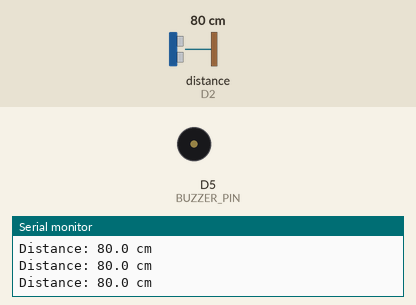
Bench run of a sketch on a simulated ESP8266 (NodeMCU). Parts: buzzer (waves = sounding, pin HIGH), the last lines printed to the serial monitor. Wiring (inferred from the names in the program): ultrasonic range finder: trigger D1; echo D2. The inputs (shaded band) are chosen by the test bench; at power-on: distance to the obstacle (sensor on D2) 80 cm. The echo pulse lasts 58.3 µs per cm; pins used as bus, display or sensor lines are not drawn.

Above: at 1.7 s.
1.8 s: distance to the obstacle (sensor on D2) set to 6 cm
3.3 s: distance to the obstacle (sensor on D2) set to 3 cm
At 4.2 s:
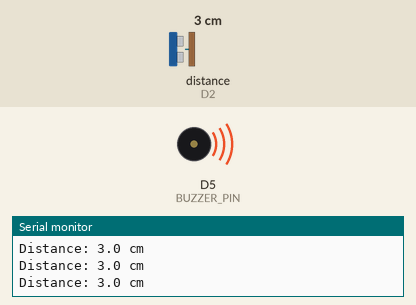
4.8 s: distance to the obstacle (sensor on D2) set to 9 cm
At 5.8 s:
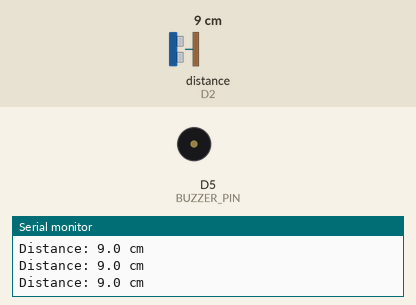
6.3 s: distance to the obstacle (sensor on D2) set to 2 cm
At 7.4 s:
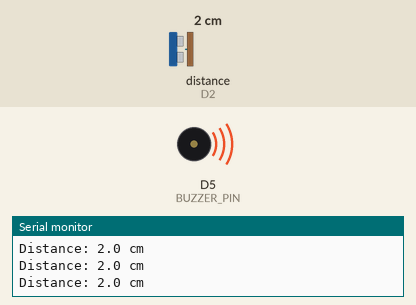
Timing chart, 0 to 8.8 s (numbered marks = the images above; inputs shaded):
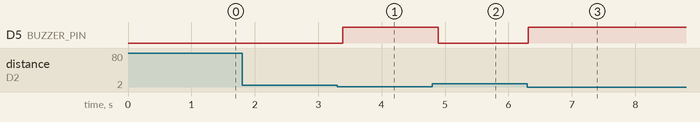

Measured:
- the behaviour switches between 5 and 4 cm on distance to the obstacle (sensor on D2) (found by bisection; images 0 and 1)
- after the input at 3.3 s, D5 (BUZZER_PIN): LOW → HIGH after 0.08 s
- after the input at 4.8 s, D5 (BUZZER_PIN): HIGH → LOW after 0.10 s
- after the input at 6.3 s, D5 (BUZZER_PIN): LOW → HIGH at once

The sketch:

smart_stick.ino
```cpp
/*
 * Smart Stick - NodeMCU (ESP8266) Ultrasonic & Buzzer Sketch
 * Baud rate: 115200 (matches smart_stick.py)
 *
 * Pin Connections:
 *  - HC-SR04 Trig Pin -> D1 (GPIO 5)
 *  - HC-SR04 Echo Pin -> D2 (GPIO 4)
 *  - Buzzer Positive  -> D5 (GPIO 14)
 *  - Buzzer Negative  -> GND
 *  - HC-SR04 VCC      -> Vin (5V) or 3.3V
 *  - HC-SR04 GND      -> GND
 */

const int TRIG_PIN = D1;      // GPIO 5
const int ECHO_PIN = D2;      // GPIO 4
const int BUZZER_PIN = D5;    // GPIO 14

const float THRESHOLD_CM = 5.0; // Buzzer alert distance threshold

void setup() {
  Serial.begin(115200);
  pinMode(TRIG_PIN, OUTPUT);
  pinMode(ECHO_PIN, INPUT);
  pinMode(BUZZER_PIN, OUTPUT);
  digitalWrite(BUZZER_PIN, LOW);
  delay(500);
  Serial.println("Smart Stick Initialized.");
}

void loop() {
  // Clear the trigger pin
  digitalWrite(TRIG_PIN, LOW);
  delayMicroseconds(2);

  // Send a 10us trigger pulse
  digitalWrite(TRIG_PIN, HIGH);
  delayMicroseconds(10);
  digitalWrite(TRIG_PIN, LOW);

  // Read the echo pin pulse duration in microseconds (timeout ~30ms = ~5m max)
  long duration = pulseIn(ECHO_PIN, HIGH, 30000);

  if (duration == 0) {
    Serial.println("Distance: No echo");
    digitalWrite(BUZZER_PIN, LOW);
  } else {
    // Speed of sound = 343 m/s = 0.0343 cm/us -> distance = (duration * 0.0343) / 2
    float distance = (duration * 0.0343) / 2.0;

    // Send formatted reading parsed by smart_stick.py
    Serial.print("Distance: ");
    Serial.print(distance, 1);
    Serial.println(" cm");

    // Activate buzzer if within close range
    if (distance <= THRESHOLD_CM && distance > 0.5) {
      digitalWrite(BUZZER_PIN, HIGH);
    } else {
      digitalWrite(BUZZER_PIN, LOW);
    }
  }

  delay(100); // 10Hz sampling rate
}
```
